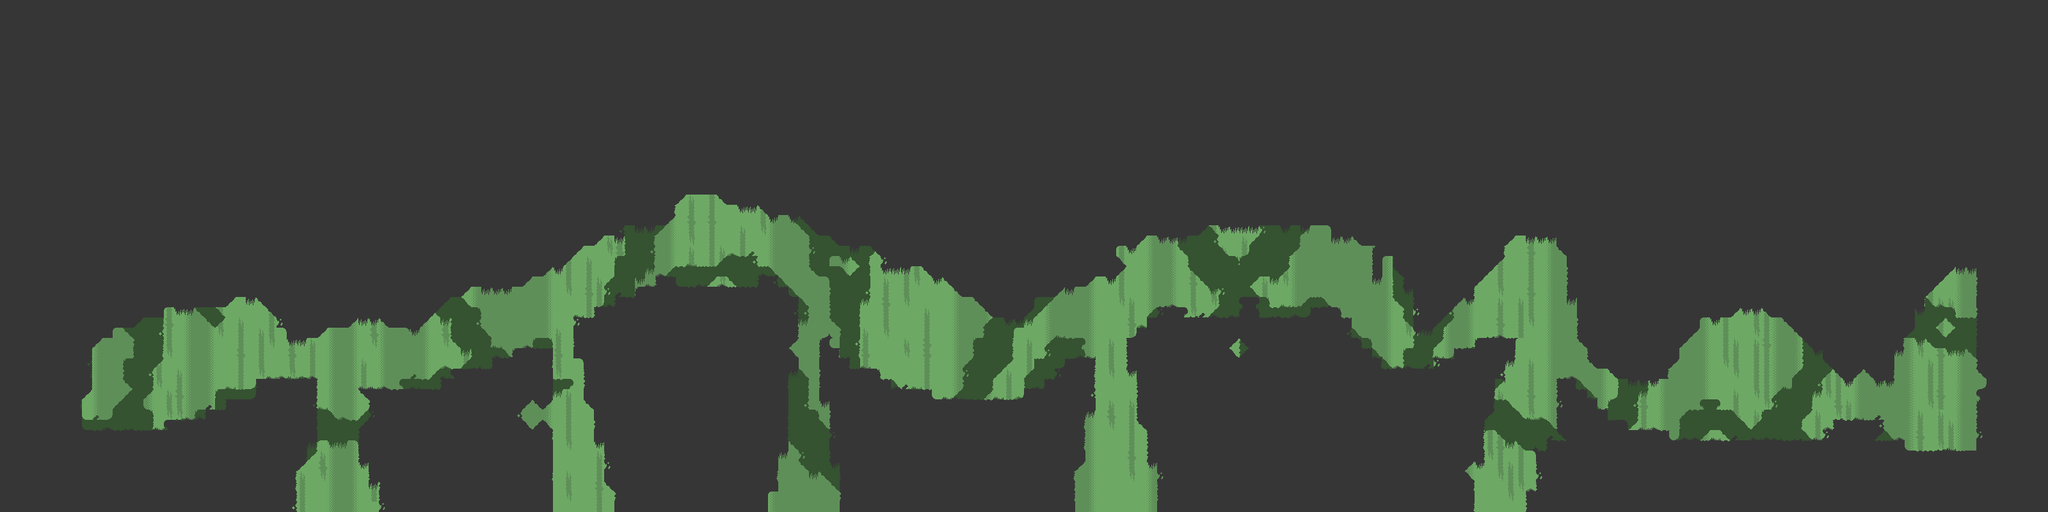

This is a level from a 2D game, rendered from its Tiled map with the project's own tilesets. A one-line summary and the map file follow, with tile-layer data summarised:
An orthogonal 200x50 tile map with 16x16 px tiles, 4 tile layers (3rd Layer, 2nd Layer, 1st Layer, Collision).

<map version="1.2" tiledversion="1.2.5" orientation="orthogonal" renderorder="right-down" width="200" height="50" tilewidth="16" tileheight="16" infinite="0" nextlayerid="6" nextobjectid="4">
 <tileset firstgid="1" name="1a Capa" tilewidth="16" tileheight="16" tilecount="64" columns="8">
  <image source="TileSet_png.png" width="128" height="128" />
  <terraintypes>
   <terrain name="Ground" tile="0" />
  </terraintypes>
  <tile id="0" terrain="0,0,0,0" />
  <tile id="2" terrain=",,0,0" />
  <tile id="3" terrain=",,0,0" />
  <tile id="34" terrain="0,,0,0" />
  <tile id="35" terrain=",0,0,0" />
 </tileset>
 <layer id="5" name="3rd Layer" width="200" height="50" nav="0">
  <data>[10000 cells, 10000 non-empty, 8 distinct tile ids]</data>
 </layer>
 <layer id="3" name="2nd Layer" width="200" height="50" nav="0">
  <data>[10000 cells, 793 non-empty, 29 distinct tile ids]</data>
 </layer>
 <layer id="1" name="1st Layer" width="200" height="50" nav="0">
  <data>[10000 cells, 8278 non-empty, 29 distinct tile ids]</data>
 </layer>
 <layer id="2" name="Collision" width="200" height="50" nav="1">
  <data>[10000 cells, 701 non-empty, 1 distinct tile ids]</data>
 </layer>
</map>
